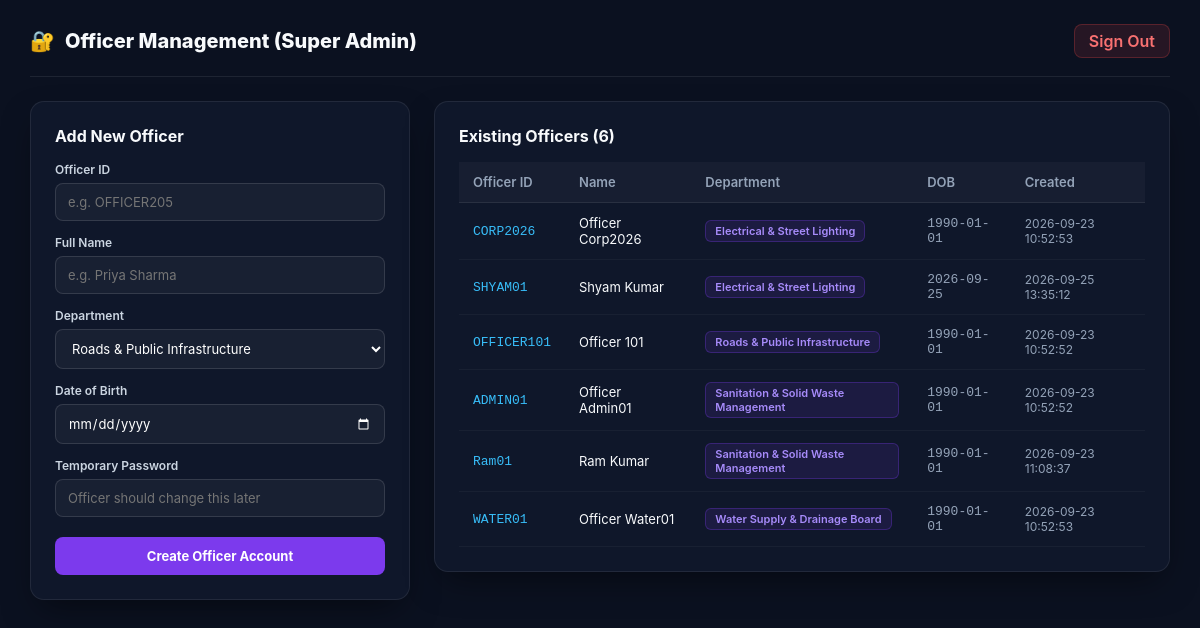
The page /superadmin/officers (signed in) on the database its author committed.
### tables this page shows
CREATE TABLE officers (
        id INTEGER PRIMARY KEY AUTOINCREMENT,
        officer_id TEXT UNIQUE NOT NULL,
        name TEXT NOT NULL,
        department TEXT NOT NULL,
        password_hash TEXT NOT NULL,
        created_at TIMESTAMP DEFAULT CURRENT_TIMESTAMP
    , dob TEXT DEFAULT '1990-01-01');

### app.py (the view, shortened to what this page needs)
@app.route("/superadmin/officers", methods=["GET", "POST"])
@superadmin_required
def superadmin_officers():
    conn = get_db_connection()
    cursor = conn.cursor()
    message = None
    error = None
    cursor.execute("SELECT officer_id, name, department, dob, created_at FROM officers ORDER BY department, officer_id")
    officers = cursor.fetchall()
    conn.close()
    return render_template(
        "superadmin_officers.html",
        officers=officers,
        message=message,
        error=error,
        departments=list(DEPARTMENT_CATEGORY_MAP.keys())
    )

### app.py (called while the page is built)
def superadmin_required(f):
    @wraps(f)
    def decorated_function(*args, **kwargs):
        if not session.get("is_superadmin"):
            return redirect(url_for("superadmin_login"))
        return f(*args, **kwargs)
    return decorated_function

def get_db_connection():
    conn = sqlite3.connect("civiclens.db")
    conn.row_factory = sqlite3.Row
    return conn

### templates/superadmin_officers.html (shortened to what this page needs)
<!DOCTYPE html>
<html lang="en">
<head>
</head>
<body>
  <header>
    <div class="brand"><span>🔐</span> Officer Management (Super Admin)</div>
    <a href="/superadmin/logout" class="btn-logout">Sign Out</a>
  </header>
  <div class="layout">
    <div class="panel">
      <h3>Add New Officer</h3>
      <form method="POST" action="/superadmin/officers">
        <div class="form-group">
          <label>Officer ID</label>
          <input type="text" name="officer_id" placeholder="e.g. OFFICER205" required>
        </div>
        <div class="form-group">
          <label>Full Name</label>
          <input type="text" name="name" placeholder="e.g. Priya Sharma" required>
        </div>
        <div class="form-group">
          <label>Department</label>
          <select name="department" required>
            {% for dept in departments %}
              <option value="{{ dept }}">{{ dept }}</option>
            {% endfor %}
          </select>
        </div>
        <div class="form-group">
          <label>Date of Birth</label>
          <input type="date" id="officer_dob" name="dob" required style="color-scheme: dark;">
        </div>
        <div class="form-group">
          <label>Temporary Password</label>
          <input type="password" name="password" placeholder="Officer should change this later" required>
        </div>
        <button type="submit" class="btn-submit">Create Officer Account</button>
      </form>
    </div>
    <div class="panel">
      <h3>Existing Officers ({{ officers|length }})</h3>
      <table>
        <thead>
          <tr>
            <th>Officer ID</th>
            <th>Name</th>
            <th>Department</th>
            <th>DOB</th>
            <th>Created</th>
          </tr>
        </thead>
        <tbody>
          {% for o in officers %}
          <tr>
            <td style="font-family: monospace; color: #38bdf8;">{{ o.officer_id }}</td>
            <td>{{ o.name }}</td>
            <td><span class="dept-tag">{{ o.department }}</span></td>
            <td style="color: var(--slate-400); font-family: monospace;">{{ o.dob }}</td>
            <td style="color: var(--slate-400); font-size: 12px;">{{ o.created_at }}</td>
          </tr>
          {% endfor %}
        </tbody>
      </table>
    </div>
  </div>
</body>
</html>

### templates/superadmin_officers.html (style rules this page uses)
:root { --primary: #7c3aed; --primary-dark: #6d28d9; --slate-900: #0b1120; --slate-850: #0f172a; --slate-800: #1e293b; --slate-400: #94a3b8; --box-border: rgba(255, 255, 255, 0.08); }
* { box-sizing: border-box; margin: 0; padding: 0; font-family: -apple-system, BlinkMacSystemFont, "Segoe UI", Roboto, sans-serif; }
body { min-height: 100vh; background-color: var(--slate-900); color: #f8fafc; padding: 24px 30px; }
header { display: flex; justify-content: space-between; align-items: center; border-bottom: 1px solid var(--box-border); padding-bottom: 18px; margin-bottom: 24px; }
.brand { display: flex; align-items: center; gap: 10px; font-size: 20px; font-weight: 800; }
.btn-logout { background: rgba(239, 68, 68, 0.12); border: 1px solid rgba(239, 68, 68, 0.25); color: #f87171; padding: 6px 14px; border-radius: 8px; text-decoration: none; font-weight: 600; }
.layout { display: grid; grid-template-columns: 380px 1fr; gap: 24px; align-items: start; }
.panel { background: var(--slate-850); border: 1px solid var(--box-border); border-radius: 14px; padding: 24px; box-shadow: 0 15px 35px -10px rgba(0, 0, 0, 0.5); }
.panel h3 { font-size: 16px; margin-bottom: 16px; }
.form-group { margin-bottom: 14px; }
label { display: block; font-size: 12px; font-weight: 600; color: #cbd5e1; margin-bottom: 6px; }
input, select { width: 100%; background: rgba(255, 255, 255, 0.04); border: 1px solid rgba(255, 255, 255, 0.12); border-radius: 8px; padding: 10px 12px; color: #fff; font-size: 13px; outline: none; }
select option { background: #0f172a; }
.btn-submit { width: 100%; padding: 11px; background: var(--primary); border: none; border-radius: 8px; color: #fff; font-weight: 700; font-size: 13px; cursor: pointer; margin-top: 6px; }
table { width: 100%; border-collapse: collapse; text-align: left; font-size: 13px; }
th { background: rgba(255, 255, 255, 0.03); padding: 12px 14px; color: var(--slate-400); font-weight: 600; border-bottom: 1px solid var(--box-border); }
td { padding: 12px 14px; border-bottom: 1px solid rgba(255, 255, 255, 0.04); }
.dept-tag { display: inline-block; font-size: 11px; font-weight: 600; padding: 3px 9px; border-radius: 6px; background: rgba(124, 58, 237, 0.12); border: 1px solid rgba(124, 58, 237, 0.3); color: #a78bfa; }

### rows shown on the page
officers: officer_id "CORP2026", name "Officer Corp2026", department "Electrical & Street Lighting", dob "1990-01-01", created_at "2026-09-23 10:52:53"
officers: officer_id "SHYAM01", name "Shyam Kumar", department "Electrical & Street Lighting", dob "2026-09-25", created_at "2026-09-25 13:35:12"
officers: officer_id "OFFICER101", name "Officer 101", department "Roads & Public Infrastructure", dob "1990-01-01", created_at "2026-09-23 10:52:52"
officers: officer_id "ADMIN01", name "Officer Admin01", department "Sanitation & Solid Waste Management", dob "1990-01-01", created_at "2026-09-23 10:52:52"
officers: officer_id "Ram01", name "Ram Kumar", department "Sanitation & Solid Waste Management", dob "1990-01-01", created_at "2026-09-23 11:08:37"
officers: officer_id "WATER01", name "Officer Water01", department "Water Supply & Drainage Board", dob "1990-01-01", created_at "2026-09-23 10:52:53"

### other values the page prints
{{ officers|length }} "6"
form field department "Roads & Public Infrastructure"
